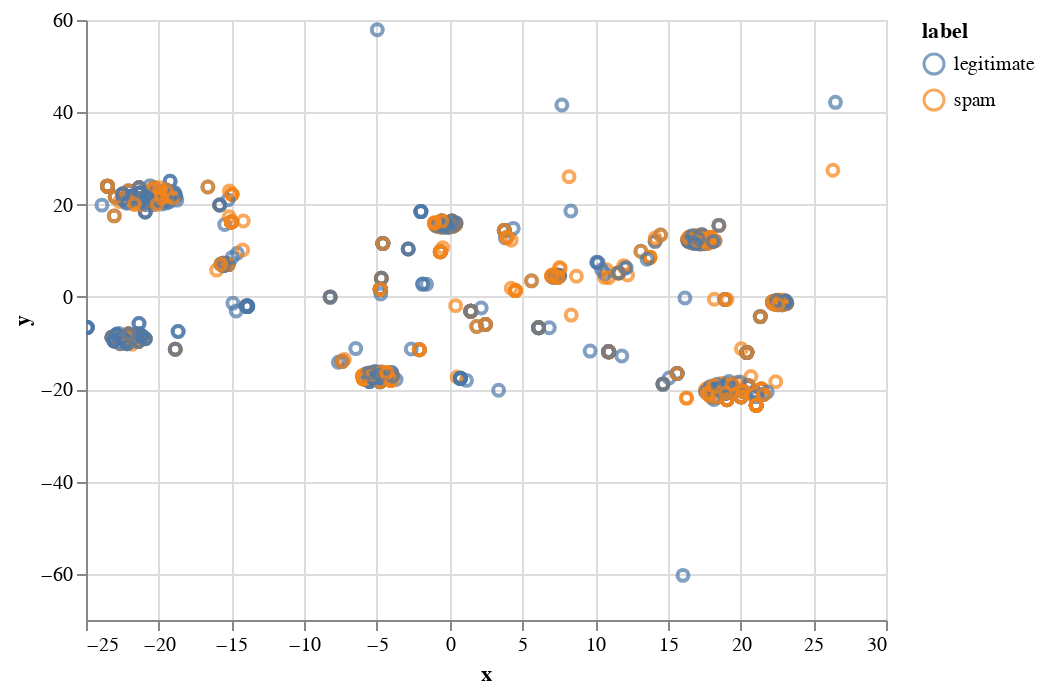

The notebook cell saved with this chart:
### Markdown cell above
As before, we can see if t-SNE gets us a more useful visualization of the structure of our data.

### Code cell
np.random.seed(0xc0ffee)
plot.plot_tsne(data, "text", func=count_existence, tsne_sample=800, x="x", y="y", color="label")

### Figure 1 — Vega-Lite specification as saved in the notebook (floating-point values rounded to 4 significant figures; data arrays with more than 128 entries replaced by an {"elided": "..."} marker saying what was removed)
{"config": {"view": {"continuousWidth": 400, "continuousHeight": 300}}, "data": {"name": "data-7c5f475a8bcc9f97eb2f9206a051ea94"}, "mark": "point", "encoding": {"color": {"field": "label", "type": "nominal"}, "x": {"field": "x", "type": "quantitative"}, "y": {"field": "y", "type": "quantitative"}}, "selection": {"selector004": {"type": "interval", "bind": "scales", "encodings": ["x", "y"]}}, "$schema": "https://vega.github.io/schema/vega-lite/v4.17.0.json", "datasets": {"data-7c5f475a8bcc9f97eb2f9206a051ea94": {"elided": "800 records"}}}
